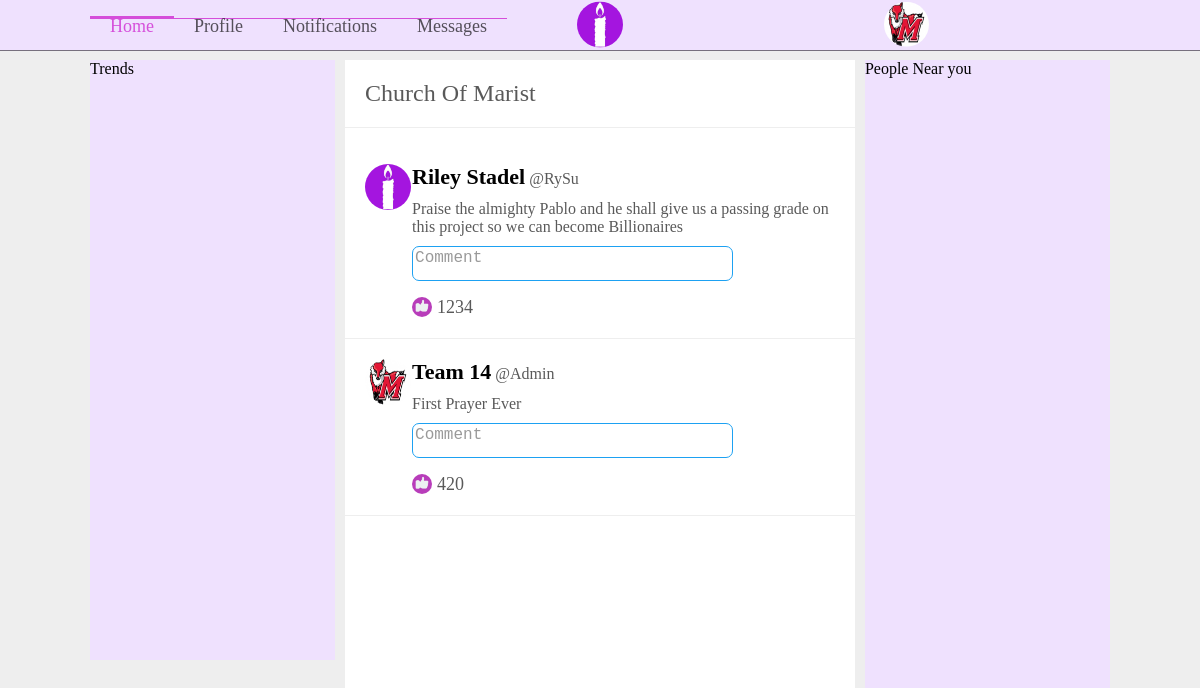
/index.php (signed in), run on the app's committed database.
### tables this page shows
Create Table Users(
    userid Int(10) Primary KEY AUTO_INCREMENT,
    fname VARCHAR(20),
    lname VARCHAR(20),
    username VARCHAR(12),
    user_password VARCHAR(15),
    zipCode int(10),
    primary_religion Int(10),
    default_view VARCHAR(20),
    email VARCHAR(30),
    phone_number VARCHAR(15)
);

### Classes/mydb.php (called while the page is built, shortened)
<?php
Class mydb {
    protected $conn;
    Public function __construct($con){
        $this->conn = $con;
    }
    function FetchQuery($query){
        $arrayresult = [];
        if($queryresult = mysqli_query($this->conn, $query)){
            while ($row = mysqli_fetch_assoc($queryresult)){
                $arrayresult[] = $row;
            }
            return $arrayresult;
        }else{
            return false;
        }
    }
}
?>

### config/permissions.php (called while the page is built, shortened)
<?php
    $id =  isset($id) ? $id : $_SESSION['userId'];
    $usersettings = isLoggedIn($id, $db);
    function isLoggedIn($id, $db){
        $SETTINGS['username'] = '';
        $SETTINGS['firstname'] = '';
        $SETTINGS['lastname'] = '';
        $SETTINGS['password'] = '';
        if($_SESSION['userId'] != ''){
            $userquery = "SELECT *
                          FROM USERS
                          WHERE userid = $id";
            $userresult = $db->FetchQuery($userquery);
            $SETTINGS['username'] = $userresult[0]['username'];
            $SETTINGS['firstname'] = $userresult[0]['fname'];
            $SETTINGS['lastname'] = $userresult[0]['lname'];
            $SETTINGS['password'] = $userresult[0]['user_password'];
            return $SETTINGS;
        }
    }
?>

### Classes/createheader.php (the view, shortened to what this page needs)
<?php
    class Header{
        protected $menus;
        protected $loggedIn;
        protected $userid;
        protected $title;
        protected $css;
        Public function __construct($db,$menus,$title,$css){
            $this->menus = $menus;
            $this->title = $title;
            $this->css = $css;
        }
        function showUserMenu($id, $bool = 1){
            $this->loggedIn = $bool;
            $this->userid = $id;
        }
        function displayHeader(){
            $this->createTitle();
            echo "<section class='header'>
                  <div class='header-box'>
                  <ul class='header-link-box'>";
            foreach($this->menus as $i){
                echo "<li class='header-link ".$i['active']."'>
                        <a href='".$i['link']."'>".$i['name']."</a>
                      </li>";
            }
            echo "</ul>";
            echo "<ul class='logo-box'><li class='logo-li'><a href='index.php'><img class='logo' src='images/icons/logo.jpg'></a></li></ul>";
            if($this->loggedIn == 1){
                echo "<ul class='header-profile-pic'>
                        <li id='header-profile-pic-link' onclick='ShowMenu()'>
                            <img class='index-profile-pic' src='images/Users/".$this->userid."/Profile/".$this->userid.".jpg'>
                        </li>
                    </ul>";
            }
            echo "</div></section>";
        }
        function createTitle(){
           echo "<html>
                    <head>
                        <title>".$this->title."</title>
                        <link rel='shortcut icon' href='images/icons/logo.jpg'>
                    </head>
                    <body>";
            $this->addcss();
        }
        function addcss(){
            foreach($this->css as $i){
                echo "<link rel='stylesheet' type='text/css' href='".$i["src"]."'>";
                continue;
            }
        }
    }
?>

### index.php (shortened to what this page needs)
<?php
    include 'config/dbconfig.php';
    include 'config/permissions.php';
    include 'Classes/createheader.php';
    include 'Classes/createFooter.php';
    include 'Classes/prayers.php';
    $menus = [
        [
            'name'=>'Home',
            'link'=>'index.php',
            'active'=>'active'
        ],
        [
            'name'=>'Profile',
            'link'=>'profile.php',
            'active'=>''
        ],
        [
            'name'=>'Notifications',
            'link'=>'notifications.php',
            'active'=>''
        ],
        [
            'name'=>'Messages',
            'link'=>'messages.php',
            'active'=>''
        ]
    ];
    $src[] = ["src"=>"js/userMenu.js", "type"=>"js"];
    $src[] = ["src"=>"js/jqueryinit.php","type"=>"php"];
    $src[] = ["src"=>"js/autoGrow.js","type"=>"js"];
    $css[] = ["src"=>"css/core.php","type"=>"css"];
    $title = "P.R.A.Y";
    $header = new Header($db, $menus, $title, $css);
    $header->ShowUserMenu($id);
    $header->displayHeader();
    $feed = new PrayerCreator($db,$id);
    $samplePrayer = [
        [
            'prayeeid'=>'2',
            'fname'=>'Riley',
            'lname'=>'Stadel',
            'username'=>'RySu',
            'content'=>'Praise the almighty Pablo and he shall give us a passing grade on this project so we can become Billionaires',
            'relid'=>'1',
            'favs'=>'1234'
        ],
        [
            'prayeeid'=>'1',
            'fname'=>'Team',
            'lname'=>'14',
            'username'=>'Admin',
            'content'=>'First Prayer Ever',
            'relid'=>'1',
            'favs'=>'420'
        ]
    ];
?>
    <section class='index-body'>
        <div class='index-left-box'>
            Trends
        </div>
        <div class='index-center-box'>
        <form method='post' action='index.php'>
        <ul class='sort-menu'>
            <li class='religion-menu-header'>
                Church Of Marist
        </form>
        <?php
            foreach($samplePrayer as $i){
                $feed->showPrayer($i);
            }?>
        </div>
        <div class='index-right-box'>
            People Near you
        </div>
    </section>
<?php
    $footer = new Footer($db,$src);
    $footer->buildFooter();
?>

### Classes/prayers.php (shortened to what this page needs)
<?php
    class PrayerCreator{
        function showPrayer($i){
            echo "<div class='feed-box'>
                    <div class='feed-img-box'>
                        <img class='feed-img 'src='images/Users/".$i['prayeeid']."/Profile/".$i['prayeeid'].".jpg'>
                    </div>
                    <div class='feed-content-box'>
                        <a class='feed-profile-link' href='profile.php?id=".$i['prayeeid']."'>
                        <p class='feed-profile-name'>".$i['fname']." ".$i['lname']."</p>
                        <p class='feed-profile-username'>@".$i['username']."</p>
                        </a>
                        <p class='feed-content'>".$i['content']."</p>
                        <div class='feed-comment'>
                            <textarea name='comment' style='height:35px' onkeyup='auto_grow(this)' placeholder='Comment'></textarea>
                        </div>
                        <ul class='feed-interact-menu'>
                            <li class='feed-like'>
                                <img class='like-button' src='images/icons/Like.png'><p class='feed-num-likes'>".$i['favs']."</p>
                            </li>
                        </ul>
                    </div>
                </div>";
        }
    }
?>

### Classes/createFooter.php (shortened to what this page needs)
<?php
    class Footer{
        protected $files;
        Public function __construct($db,$files){
            $this->files = $files;
        }
        function buildFooter(){
            echo "</body></html>";
            foreach($this->files as $i){
                if($i["type"] == "php"){
                    continue;
                }
                if($i["type"] == "js"){
                    continue;
                }
                return $i["type"]." is not a valid type";
            }
        }
    }
?>

### data on the page
users: shows a picture, fname "Team", lname "14", username "Admin", content "First Prayer Ever", favs "420"

### other printed values
$i['name'] "Home"
$i['name'] "Profile"
$i['name'] "Notifications"
$i['name'] "Messages"
$i['fname'] "Riley"
$i['lname'] "Stadel"
$i['username'] "RySu"
$i['content'] "Praise the almighty Pablo and he shall give us a passing grade on this project so we can become Billionaires"
$i['favs'] "1234"
